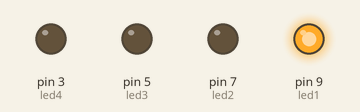
Bench run of a sketch on a simulated Arduino Uno, built with avr-gcc and run on an emulated ATmega328P. Shown: output pins drawn as LEDs (lit = HIGH).

Above: at 0.5 s.
At 1.5 s:
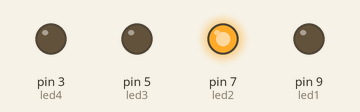
At 2.5 s:
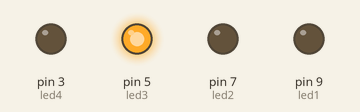
At 3.5 s:
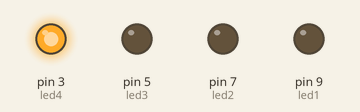
Timing chart, 0 to 5.2 s (numbered marks = the images above):
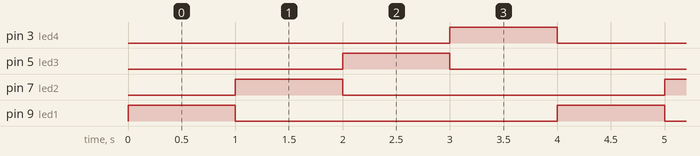

The sketch:

blinking_leds_arduino.ino
```cpp
const int led1 = 9;
const int led2 = 7;
const int led3 = 5;
const int led4 = 3;

void setup() {
    // set the digital pin as output:
    pinMode(led1, OUTPUT);
    pinMode(led2, OUTPUT);
    pinMode(led3, OUTPUT);
    pinMode(led4, OUTPUT);
}

void loop() {
    digitalWrite(led1, HIGH);
    delay(1000);
    digitalWrite(led1, LOW);
    digitalWrite(led2, HIGH);
    delay(1000);
    digitalWrite(led2, LOW);
    digitalWrite(led3, HIGH);
    delay(1000);
    digitalWrite(led3, LOW);
    digitalWrite(led4, HIGH);
    delay(1000);
    digitalWrite(led4, LOW);
}
```

Measured:
- by itself, pin 3 (led4), pin 5 (led3), pin 7 (led2), pin 9 (led1): alternates HIGH for 1.0 s and LOW for 3.0 s
- by itself, everything shown: repeats every 4.0 s, in 5 steps
